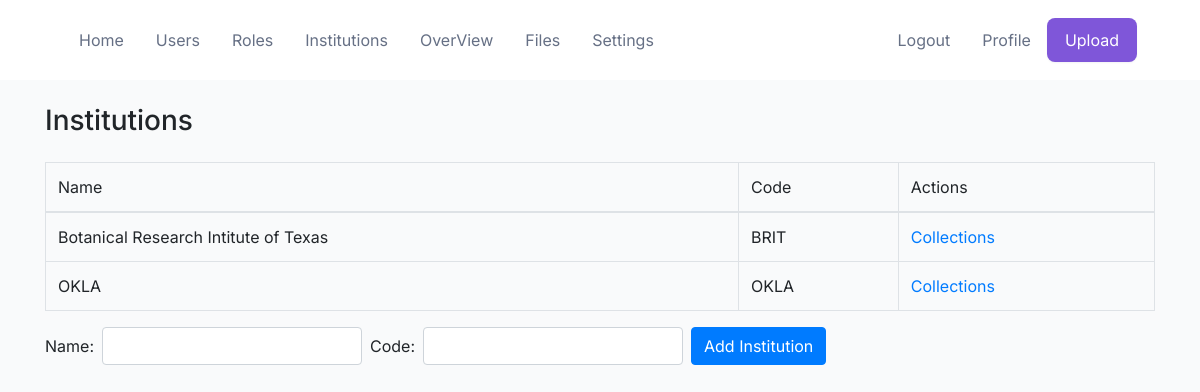
Page /institutions (signed in) on the committed database.
### webapp/models.py (models this page shows)
class Institution(db.Model):
    id = db.Column(db.Integer, primary_key=True)
    name = db.Column(db.String(150), unique=True)
    code = db.Column(db.String(10), unique=True)
    created_date = db.Column(db.DateTime(timezone=True), default=func.now())
    users = db.relationship('User')
    collections = db.relationship('Collection')

### webapp/views.py (the view, shortened to what this page needs)
@views.route('/institutions', methods=['GET', 'POST'])
@login_required
def institutions():
    institutions = Institution.query.all()
    return render_template("institutions.html", user=current_user, institutions=institutions)

### webapp/templates/institutions.html (shortened to what this page needs)
{% extends "base.html" %}
{% block content %}
    <h3 align="left" class="my-4">Institutions</h3>
    <table class="table table-bordered">
        <thead>
            <tr>
                <td>Name</td>
                <td>Code</td>
                <td>Actions</td>
            </tr>
        </thead>
        <tbody>
            {% for institution in institutions %}
            <tr>
                <td>{{ institution.name }}</td>
                <td>{{ institution.code }}</td>
                <td><a href="/collections/{{institution.id}}">Collections</a></td>
            </tr>
            {% endfor %}
        </tbody>
    </table>
    <form method="POST" class="form-inline">
        <div class="form-group">
            <label for="institution" class="mr-2">Name:</label>
            <input type="text" name="institution" id="institution" class="form-control" />
        </div>
        <div class="form-group mx-2">
            <label for="code" class="mr-2">Code:</label>
            <input type="text" name="code" id="code" class="form-control" />
        </div>
        <button type="submit" class="btn btn-primary">Add Institution</button>
      </form>
{% endblock %}

### webapp/static/styles/base.css (style rules this page uses)
:root { --primary-700: #6941C6; --primary-600: #7F56D9; --grey-900: #101828; --grey-700: #344054; --grey-600: #475467; --grey-500: #667085; --grey-400: #98A2B3; --grey-300: #D0D5DD; --grey-200: #EAECF0; --grey-100: #F2F4F7; --grey-50: #F9FAFB; --error-700: #B42318; --white: #FFFFFF; --off-white: #F9FAFB; --overlay-bg: rgba(71, 84, 103, 0.25); --font-weight-400: 400; --font-weight-500: 500; --shadow-box-xs: 0px 1px 2px rgba(16, 24, 40, 0.05); --shadow-box-md: 0px 4px 8px -2px rgba(16, 24, 40, 0.1), 0px 2px 4px -2px rgba(16, 24, 40, 0.06); }
* { font-family: 'Inter', sans-serif; font-weight: var(--font-weight-400); }
p, label, h6 { margin: 0; }
body { background-color: var(--off-white); position: relative; }
button, input[type="submit"], input[type="reset"] { background: none; color: inherit; border: none; padding: 0; font: inherit; cursor: pointer; outline: inherit; }
.settings-page .content-wrapper .settings-grid .main-content .grid-block .block-content .input-wrapper label, input { width: 100%; }

### rows in the picture
Institution: name "Botanical Research Intitute of Texas", code "BRIT"
Institution: name "OKLA", code "OKLA"
